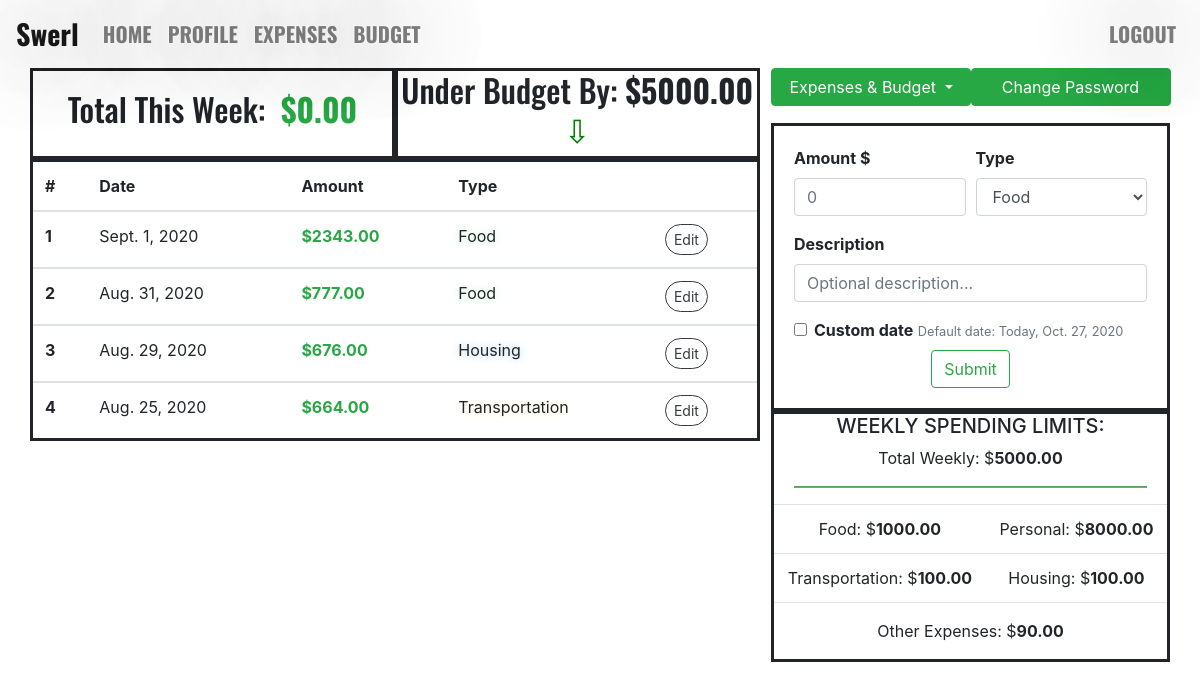
Screenshot of /profile/ (signed in) with the database file from the repository.
### expenses/models.py (models this page shows, shortened)
class Expense(models.Model):
    amount = models.DecimalField(max_digits=11, decimal_places=2)
    expense_date = models.DateField(default=datetime.now, blank=True)
    description = models.CharField(max_length=100, blank=True)
    expense_type = models.CharField(max_length=100)
    author = models.ForeignKey(settings.AUTH_USER_MODEL, on_delete=models.CASCADE)

### budget/models.py (models this page shows, shortened)
class Budget(models.Model):
    weekly_spending_total = models.DecimalField(max_digits=11, decimal_places=2)
    weekly_food = models.DecimalField(max_digits=11, decimal_places=2)
    weekly_personal = models.DecimalField(max_digits=11, decimal_places=2)
    weekly_transportation = models.DecimalField(max_digits=11, decimal_places=2)
    weekly_housing = models.DecimalField(max_digits=11, decimal_places=2)
    weekly_other = models.DecimalField(max_digits=11, decimal_places=2)
    author = models.ForeignKey(settings.AUTH_USER_MODEL, on_delete=models.CASCADE)

### swerl_profile/views.py (the view)
# urls.py: path("profile/", profile_page, name="profile_page"),
def profile_page(request):
    if request.user.username:
        author_id = request.user.id
        user_expenses = Expense.objects.filter(author=author_id).order_by("-expense_date")[:10]
        user_budgets = Budget.objects.filter(author=author_id).last()
        user_name = request.user.username
        current_wk = datetime.now().isocalendar()[1]
        current_yr = datetime.now().isocalendar()[0]
        wk_expenses_tuple = Expense.objects.filter(
            author=author_id).filter(expense_date__year=current_yr).filter(
            expense_date__week=current_wk).aggregate(Sum("amount"))
        wk_expenses = wk_expenses_tuple["amount__sum"]
        if wk_expenses is None:
            wk_expenses = 0
        if user_budgets is None:
            budget_difference = 0
        else:
            budget_difference = abs(user_budgets.weekly_spending_total - wk_expenses)
        context = {
            "user_expenses": user_expenses,
            "user_name": user_name,
            "current_date": datetime.now().date(),
            "user_budgets": user_budgets,
            "wk_expenses": wk_expenses,
            "budget_difference": budget_difference,
        }
        return render(request, "swerl_profile/swerl_profile.html", context)
    else:
        return HttpResponseRedirect("/signup")

### templates/swerl_profile/swerl_profile.html (shortened to what this page needs)
{% extends "base.html" %}
{% block html %}
<html lang="en">
{% endblock html %}
{% block content %}
<div class="div_box_frame div_flex_equal_column"  style="padding: 30px; padding-top: 0px;">
        <div style="width: 65%; max-height: 90%; margin-right: 1%;">
            <div style="width: 100%; display: flex; background: white;">
                <div class="div_small_box">
                    {% if wk_expenses > user_budgets.weekly_spending_total %}
                        <h2>Total This Week: &nbsp; <h2 class="text-danger"> <b>${{ wk_expenses|floatformat:2 }} </b></h2></h2>
                    {% else %}
                        <h2>Total This Week: &nbsp; <h2 class="text-success"> <b>${{ wk_expenses|floatformat:2 }} </b></h2></h2>
                    {% endif %}
                </div>
                <div class="div_small_box">
                    {% if wk_expenses > user_budgets.weekly_spending_total %}
                        <h2 class="h2_arrow_up"> Over Budget By: <b>${{ budget_difference|floatformat:2 }} </b></h2>
                    {% else %}
                        <h2 class="h2_arrow_down">Under Budget By: <b>${{ budget_difference|floatformat:2 }} </b></h2>
                    {% endif %}
                </div>
            </div>
            <div class="table-responsive">
                <table class="table table-hover" style="border: solid; background: white;">
                    <thead>
                    <tr>
                        <th scope="col">#</th>
                        <th scope="col">Date</th>
                        <th scope="col">Amount</th>
                        <th scope="col">Type</th>
                        <th scope="col"></th>
                    </tr>
                    </thead>
                    {% for user_expense in user_expenses %}
                    <tbody>
                        <tr data-toggle="tooltip" title="{{ user_expense.description }}">
                            <th scope="row">
                                {{ forloop.counter }}
                            </th>
                            <td>
                                {{ user_expense.expense_date }}
                            </td>
                            <td class="text-success">
                                <b>${{ user_expense.amount }}</b>
                            </td>
                            {% if user_expense.expense_type == "food" %}
                                <td class="title_case" style="text-shadow: 0 0 10px #C0ECCC;">{{ user_expense.expense_type }}</td>
                            {% elif user_expense.expense_type == "personal" %}
                                <td class="title_case" style="text-shadow: 0 0 10px #F6A8A6;">{{ user_expense.expense_type }}</td>
                            {% elif user_expense.expense_type == "transportation" %}
                                <td class="title_case" style="text-shadow: 0 0 10px #F9F0C1;">{{ user_expense.expense_type }}</td>
                            {% elif user_expense.expense_type == "housing" %}
                                <td class="title_case" style="text-shadow: 0 0 10px #A5C8E4;">{{ user_expense.expense_type }}</td>
                            {% elif user_expense.expense_type == "other" %}
                                <td class="title_case" style="text-shadow: 0 0 10px #F4CDA6;">{{ user_expense.expense_type }}</td>
                            {% endif %}
                            <td>
                                <a class="btn btn-outline-dark btn-sm"
                                   href="{% url 'expenses_paths:update_expense' pk=user_expense.pk %}"
                                   style="border-radius: 20px;">
                                    Edit
                                </a>
                            </td>
                        </tr>
                    </tbody>
                    {% endfor %}
                </table>
            </div>
        </div>
        <div style="width: 35%; max-height: 90%; padding: 0; border:">
            <div style="width: 100%; min-height: 8%; display: flex; margin-bottom: 5px;">
                <div class="text-center" style="width: 50%; height: 100%; padding: 0;">
                      <a class="btn btn-success dropdown-toggle longer_buttons text-center" href="#" role="button"
                         id="dropdownMenuLink" data-toggle="dropdown" aria-haspopup="true" aria-expanded="false">
                          Expenses & Budget
                      </a>
                </div>
                <div class="text-center" style="width: 50%; height: 100%; padding: 0;">
                    <a class="btn btn-success text-center longer_buttons"
                       href="../password-change">Change Password</a>
                </div>
            </div>
            <div style="margin-bottom: auto; min-height: 46%;">
                <form method="POST" action="{% url 'expenses_paths:post_expenses' %}"
                      style="border: solid; padding: 20px; background: white;">
                    <div class="form-row">
                        <div class="form-group col-md-6">
                            <label for="expense_amount"><b>Amount $</b></label>
                            <input class="form-control" id="expense_amount" type="number" min=".01" placeholder="0"
                                   name="expense_amount" step=".01" required>
                        </div>
                        <div class="form-group col-md-6">
                            <label for="expense_type"><b>Type</b></label>
                            <select class="form-control" id="expense_type" name="expense_type">
                                <option value="food">Food</option>
                            </select>
                        </div>
                    </div>
                    <div class="form-group">
                        <label for="expense_description"><b>Description</b></label>
                        <input class="form-control" id="expense_description" type="text"
                               placeholder="Optional description..."
                               name="description">
                    </div>
                    <div class="form-check">
                        <input class="form-check-input" id="expense_date" type="checkbox"
                               name="expense_date" onclick="custom_date_entry()">
                        <label for="expense_date"><b>Custom date</b></label>
                        <small class="text-muted" style="line-height: 80%;">
                            Default date: Today, {{ current_date }}
                        </small>
                    </div>
                    <div class="text-center">
                        <button type="submit" class="btn btn-outline-success">Submit</button>
                    </div>
                </form>
            </div>
            {% if user_budgets is None %}
                <div class="text-center" style="background: white; border: solid; height: 250px;">
                    <h5>WEEKLY SPENDING LIMITS:</h5>
                    <p>Total Weekly: $0.00</p>
                    <hr style="height:1px;background-color:black;width:90%; background-color: #5cb85c;">
                    <br><br>
                    <a class="btn btn-lrg btn-outline-success" href="/expenses/#budget"><b>Set-up Spending Limits</b></a>
                </div>
            {% else %}
                <div class="text-center" style="background: white; border: solid;">
                    <h5>WEEKLY SPENDING LIMITS:</h5>
                    <p>Total Weekly: $<b>{{ user_budgets.weekly_spending_total }} </b></p>
                    <hr style="height:1px;background-color:black;width:90%; background-color: #5cb85c;">
                    <table class="table" style="margin-bottom: 0;">
                        <tbody>
                            <tr>
                                <td>Food: $<b>{{ user_budgets.weekly_food }} </b></td>
                                <td>Personal: $<b>{{ user_budgets.weekly_personal }} </b></td>
                            </tr>
                            <tr>
                                <td>Transportation: $<b>{{ user_budgets.weekly_transportation }} </b></td>
                                <td>Housing: $<b>{{ user_budgets.weekly_housing }} </b></td>
                            </tr>
                        </tbody>
                    </table>
                    <hr style="margin-top: 0;">
                    <p class="text-center">Other Expenses: $<b>{{ user_budgets.weekly_other }} </b></p>
                </div>
            </div>
        {% endif %}
</div>
{% endblock content %}

### static/css/styles.css (style rules this page uses)
html, body { margin: 0; padding: 0; height: 100%; width: 100%; }
h2 { font-family: Oswald; text-align: center; }
.h2_arrow_down:after { content: ' \21E9'; color: green; }
.div_box_frame { width: 100%; height: 90%; padding: 0; }
.div_small_box { width: 50%; border: solid; padding: 0; display: flex; justify-content: center; align-items: center; }
.longer_buttons { width: 200px; }
.div_flex_equal_column { display: -webkit-flex; display: flex; flex-direction: row; align-items: stretch; }
.title_case { text-transform: capitalize; }

### rows the page displays
Expense: expense_date "Sept. 1, 2020", amount "2343.00", expense_type "Food"
Expense: expense_date "Aug. 31, 2020", amount "777.00", expense_type "Food"
Expense: expense_date "Aug. 29, 2020", amount "676.00", expense_type "Housing"
Expense: expense_date "Aug. 25, 2020", amount "664.00", expense_type "Transportation"
Budget: weekly_spending_total "5000.00", weekly_food "1000.00", weekly_personal "8000.00", weekly_transportation "100.00", weekly_housing "100.00", weekly_other "90.00"

### other values shown
{{ wk_expenses|floatformat:2 }} "0.00"
{{ budget_difference|floatformat:2 }} "5000.00"
